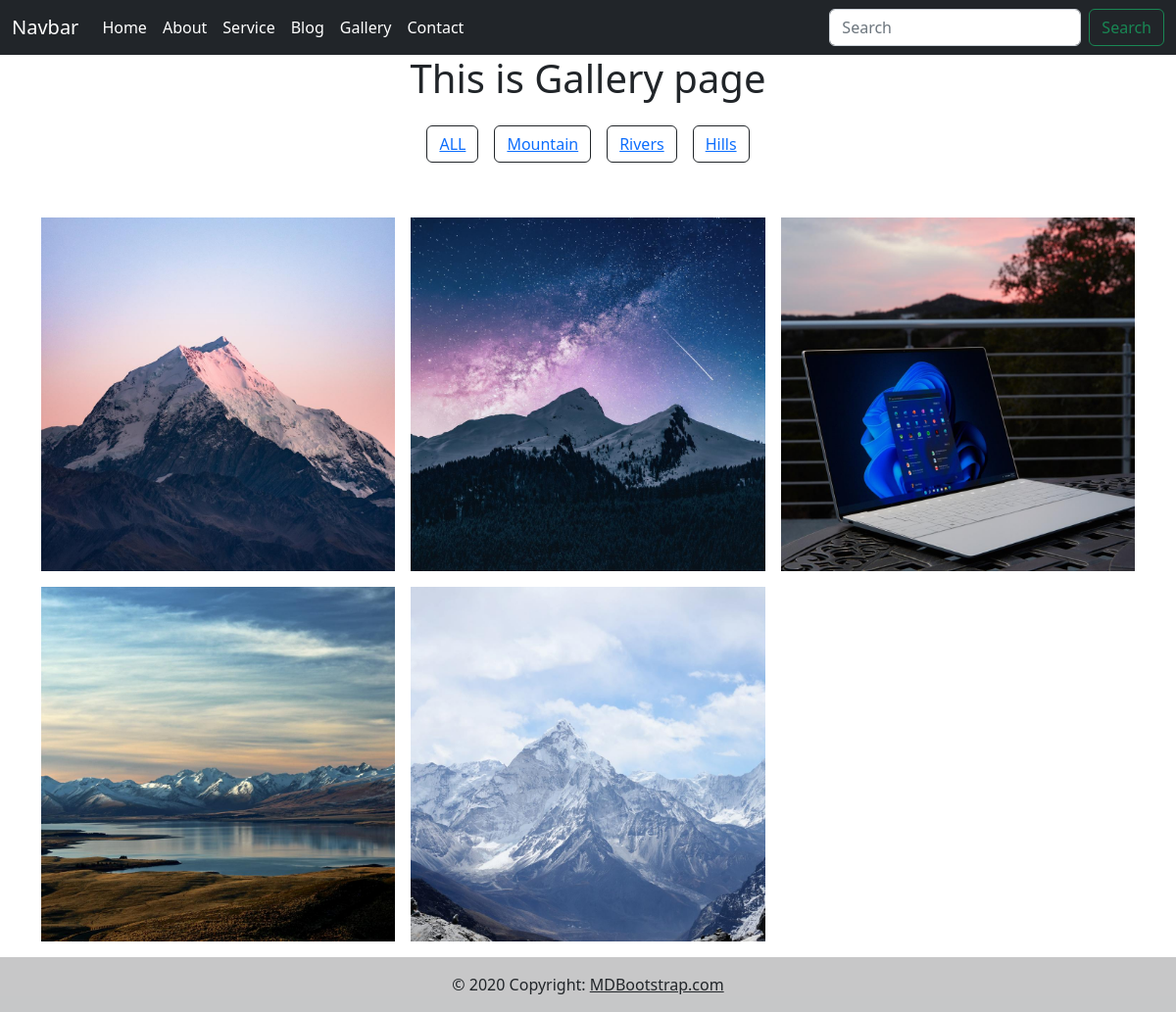
Page /category/mountain/ on the committed database.
### myapp/models.py (models this page shows, shortened)
class image_category(models.Model):
    category_name= models.CharField(max_length=200)
    category_slug = models.SlugField(unique=True)
    def get_url(self):
        return reverse('image_by_category', args=[self.category_slug])

class Image(models.Model):
    image = ResizedImageField(size=[1000,1000],crop =['middle','center'], upload_to="static/image")
    image_name = models.CharField(max_length=200)
    image_slug = models.SlugField(unique=True)
    category_image = models.ForeignKey(image_category, on_delete=models.CASCADE)

### myapp/views.py (the view)
# urls.py: path("category/<str:category_slug>/", views.gallery, name="image_by_category"),
def gallery(request,category_slug=None):
    images=None
    categories=None
    categories=image_category.objects.all()
    if category_slug is not None:
        category=get_object_or_404(image_category, category_slug=category_slug)
        images=Image.objects.filter(category_image=category)
    else:
        images=Image.objects.all()
    context={
        'categories':categories,
        "images":images,
    }
    return render(request,"gallery.html",context)

### templates/gallery.html (shortened to what this page needs)
{% extends 'base.html' %}
{% load static %}
{% block content %}
<h1 style="text-align:center" > This is Gallery page  </h1>
<div class="container mb-3 mt-3">
<div class="row">
    <div class="col-md-12 d-flex justify-content-center mb-5">
      <button type="button" class="btn btn-outline-dark m-2"> <a href="{% url 'gallery' %}"> ALL </a></button>
      {% for single_category in categories %}
        <button type="button" class="btn btn-outline-dark m-2"><a href="{{single_category.get_url}}">{{single_category.category_name}} </a></button>
      {% endfor %}
    </div>
  </div>
  <div class="gallery" id="gallery">
    <div class="row">
    {% for img in images %}
    <div class="mb-3 pics animation all 2">
      <img class="img-fluid" src="{{img.image.url}}" alt="Card image cap">
    </div>
    {% endfor %}
  </div>
  </div>
</div>
{% endblock content %}

### static/css/style.css (style rules this page uses)
.gallery { -webkit-column-count: 3; -moz-column-count: 3; column-count: 3; -webkit-column-width: 33%; -moz-column-width: 33%; column-width: 33%; }
.gallery .pics { -webkit-transition: all 350ms ease; transition: all 350ms ease; }
.gallery .animation { -webkit-transform: scale(1); -ms-transform: scale(1); transform: scale(1); }

### rows in the picture
image_category: category_name "Mountain"
image_category: category_name "Rivers"
image_category: category_name "Hills"
Image: image (picture)
Image: image (picture)
Image: image (picture)
Image: image (picture)
Image: image (picture)
